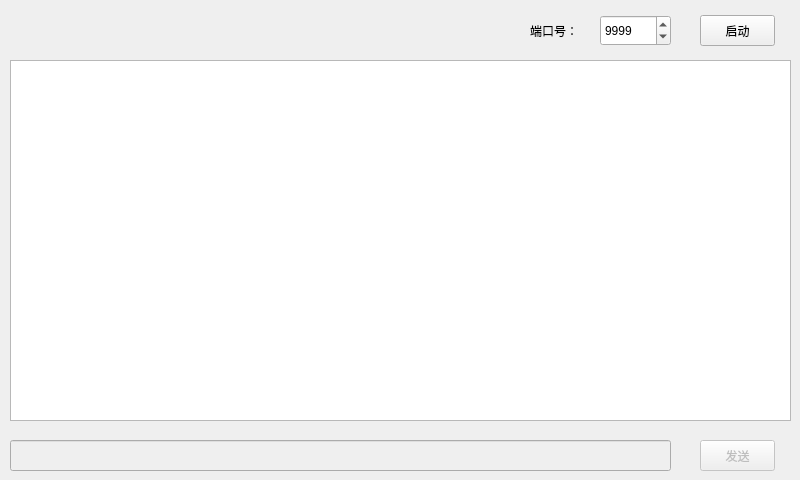
<?xml version="1.0" encoding="UTF-8"?>
<ui version="4.0">
 <class>TcpServer</class>
 <widget class="QWidget" name="TcpServer">
  <property name="geometry">
   <rect>
    <x>0</x>
    <y>0</y>
    <width>800</width>
    <height>480</height>
   </rect>
  </property>
  <property name="windowTitle">
   <string>TcpServer</string>
  </property>
  <widget class="QLabel" name="label">
   <property name="geometry">
    <rect>
     <x>530</x>
     <y>15</y>
     <width>51</width>
     <height>31</height>
    </rect>
   </property>
   <property name="text">
    <string>端口号：</string>
   </property>
  </widget>
  <widget class="QSpinBox" name="spinBox">
   <property name="geometry">
    <rect>
     <x>600</x>
     <y>15</y>
     <width>71</width>
     <height>31</height>
    </rect>
   </property>
   <property name="maximum">
    <number>65535</number>
   </property>
   <property name="value">
    <number>9999</number>
   </property>
  </widget>
  <widget class="QPushButton" name="pushButton_start">
   <property name="geometry">
    <rect>
     <x>700</x>
     <y>15</y>
     <width>75</width>
     <height>31</height>
    </rect>
   </property>
   <property name="text">
    <string>启动</string>
   </property>
  </widget>
  <widget class="QTextBrowser" name="textBrowser">
   <property name="geometry">
    <rect>
     <x>10</x>
     <y>60</y>
     <width>781</width>
     <height>361</height>
    </rect>
   </property>
  </widget>
  <widget class="QLineEdit" name="lineEdit">
   <property name="enabled">
    <bool>false</bool>
   </property>
   <property name="geometry">
    <rect>
     <x>10</x>
     <y>440</y>
     <width>661</width>
     <height>31</height>
    </rect>
   </property>
  </widget>
  <widget class="QPushButton" name="pushButton_send">
   <property name="enabled">
    <bool>false</bool>
   </property>
   <property name="geometry">
    <rect>
     <x>700</x>
     <y>440</y>
     <width>75</width>
     <height>31</height>
    </rect>
   </property>
   <property name="text">
    <string>发送</string>
   </property>
  </widget>
 </widget>
 <resources/>
 <connections/>
</ui>
